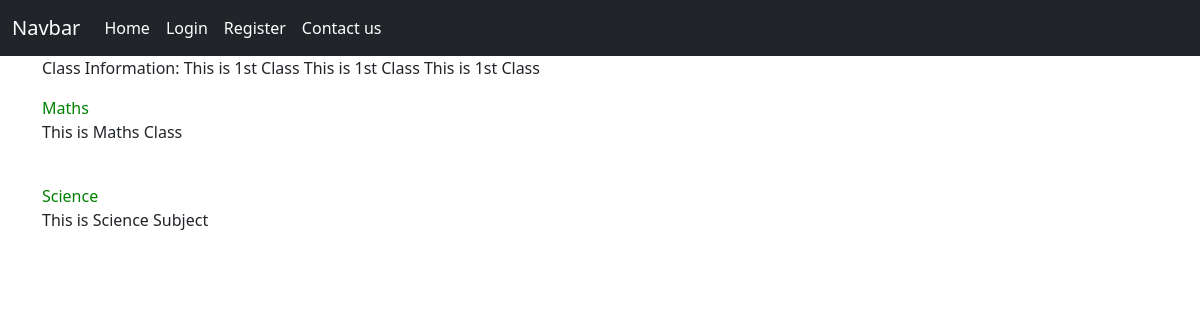
The app's page /curriculum/standard/1st-class/ with its own data.
### curriculum/models.py (models this page shows, shortened)
class Standard(models.Model):
    name = models.CharField(max_length=50, unique=True)
    slug = models.SlugField(max_length=100, null=True)
    image = models.ImageField(default='default.jpg', upload_to = 'standards/', blank=True)
    description = models.TextField(max_length=200, blank=True)
    class Meta:
        ordering = ['name']

class Subject(models.Model):
    subject_id = models.CharField(max_length=100, unique=True)
    slug = models.SlugField(max_length=100, blank=True)
    standard = models.ForeignKey(Standard, on_delete = models.CASCADE, related_name='subjects')
    name = models.CharField(max_length=100)
    img = models.ImageField(upload_to= 'subjects/', blank=True)
    description = models.TextField(max_length=200, blank=True)

### curriculum/views.py (the view)
# urls.py: path('standard/<slug:slug>/', views.SubjectListView.as_view(), name="subject"),#slug=standard
class SubjectListView(DetailView):
    context_object_name = 'standards'
    Model = Standard
    template_name = 'curriculum/subject_list_view.html'
    def get_queryset(self):
            return Standard.objects.all()

### curriculum/templates/curriculum/subject_list_view.html (shortened to what this page needs)
{% extends 'curriculum/base.html' %}
{% load static %}
{% block content %}
<p>Class Information: {{ standards.description }}</p>
{% for subject in standards.subjects.all %}
<a class="text_color_green" href="{% url 'curriculum:lesson' slug=subject.slug standard=standards.slug %}" >{{ subject.name }}</a>
<p>{{subject.description}}</p>
{% endfor %}
{% endblock content %}

### static/css/stylesheet.css (style rules this page uses)
.text_color_green { color: green; background-color: transparent; text-decoration: none; }

### records on screen
Standard: description "This is 1st Class This is 1st Class This is 1st Class"
Subject: name "Maths", description "This is Maths Class"
Subject: name "Science", description "This is Science Subject"
